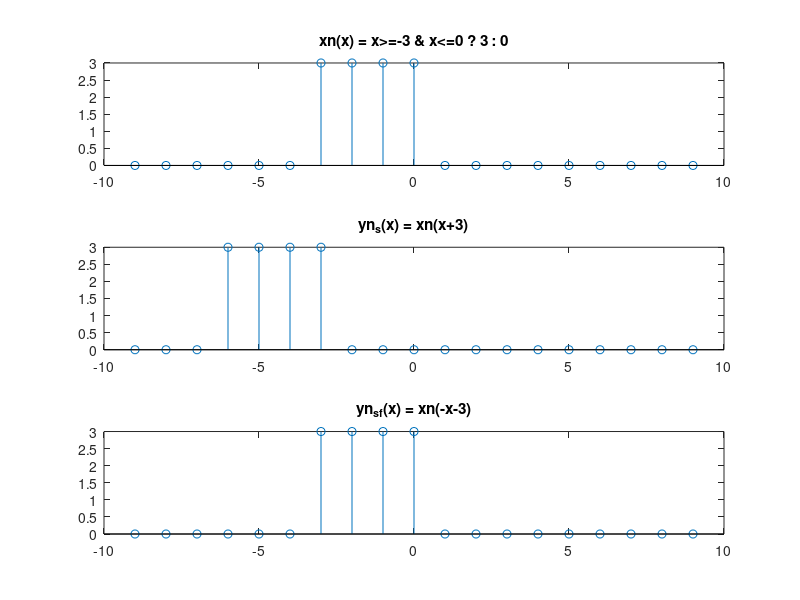

MATLAB code to generate this figure:
# MUHAMMAD AUFI RAYESA FRANDHANA
# PemrSD112 Ilmu Komputer FMIPA UNJ
# 1313617014
# PemrSD112 assignment chapter 1 no. 3 (page 11 of module)

# To run this program via command line, please use
#
# octave-cli -q --persist achap01_no03.m
#
# There are .bat files for Windows and .bash files for *NIX-like OS.
# A note for *NIX users, make sure the .bash files have permission to
# execute.
# https://superuser.com/questions/916842/show-octave-plot-from-shell-script
#
# This also has VSCode debug settings. If you have set octave-cli to run
# from path, you may change the "octave" attribute to "octave-cli". If you
# haven't but have installed it on default location, leave it be. If you
# haven't done either, you may have to set the directory to the octave-cli
# yourself. I used this plugin from the VSCode marketplace:
# https://marketplace.visualstudio.com/items?itemName=paulosilva.vsc-octave-debugger

function achap01_no03
    x = -9:9;
    xn = generate_xn(x);
    yn_s = generate_yn_shift(x);
    yn_s_f = generate_yn_shift_flip(x);

    subplot(3,1,1);
    stem(x,xn);
    title("xn(x) = x>=-3 & x<=0 ? 3 : 0");

    subplot(3,1,2);
    stem(x,yn_s);
    title("yn_s(x) = xn(x+3)");

    subplot(3,1,3);
    stem(x,yn_s_f);
    title("yn_s_f(x) = xn(-x-3)");
endfunction

function y = generate_xn (x)
    y = ((x>=-3) & (x<=0))*3;
endfunction

function y = generate_yn_shift (x)
    y = generate_xn(x+3);
endfunction

function y = generate_yn_shift_flip (x)
    y = generate_xn(-x-3);
endfunction